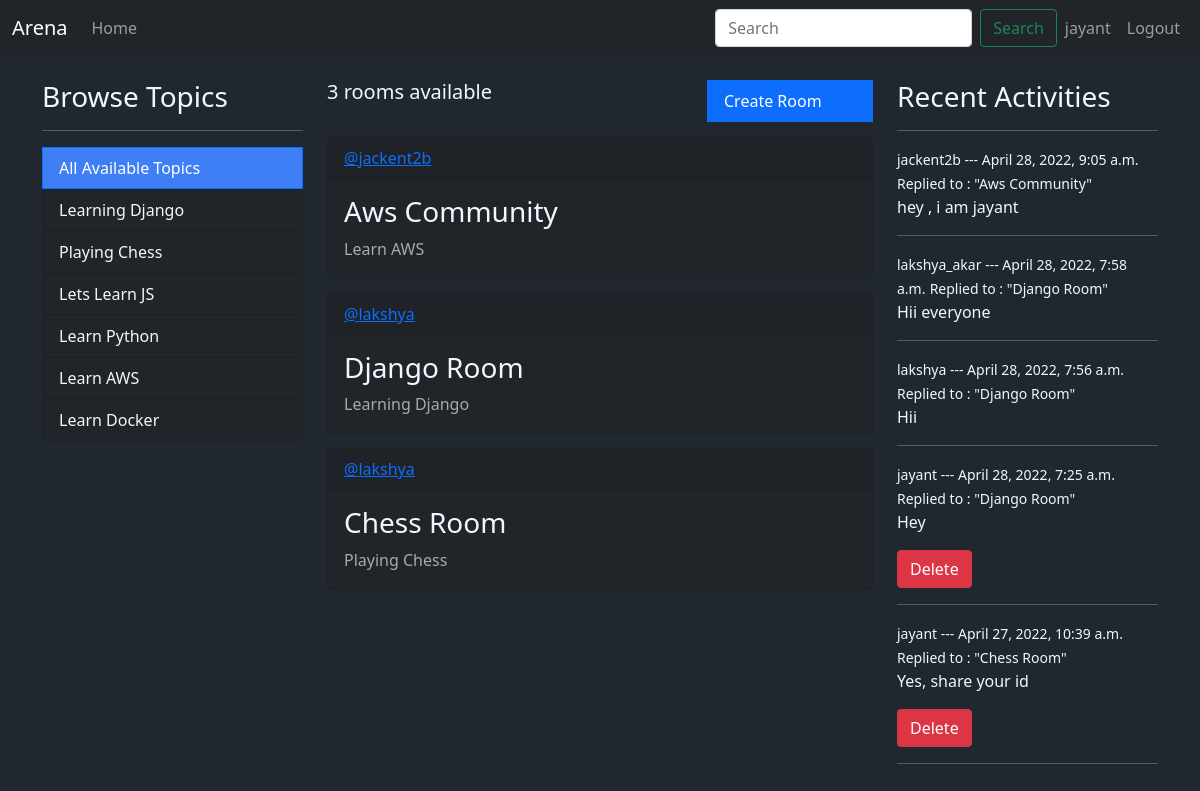
The page / (signed in) on the database as committed earlier.
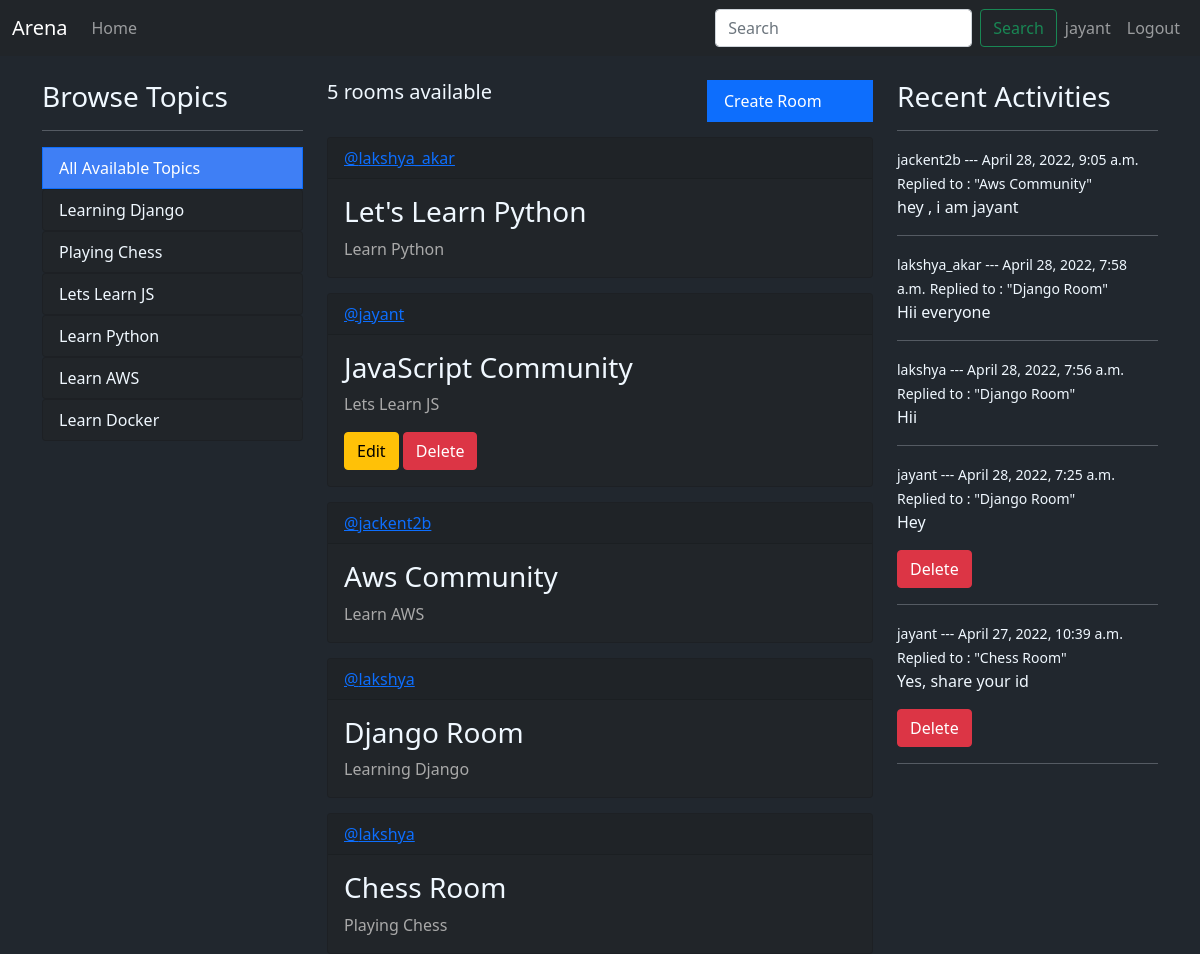
The same page on the database as committed later.
### myapp/models.py (models this page shows, shortened)
class Topic(models.Model):
    name = models.CharField(max_length=100)

class Room(models.Model):
    host =  models.ForeignKey(User, on_delete=models.SET_NULL, null= True)
    topic = models.ForeignKey(Topic, on_delete=models.SET_NULL, null= True)
    name = models.CharField(max_length=100)
    description = models.TextField(null=True, blank=True)
    participants = models.ManyToManyField(User,related_name='participants', blank=True)
    updated = models.DateField(auto_now=True)
    created = models.DateTimeField(auto_now_add=True)
    class Meta:
        ordering = ['-updated','-created']
    def __str__(self):
        return self.name

class Message(models.Model):
    user = models.ForeignKey(User,on_delete=models.CASCADE)
    room = models.ForeignKey(Room,on_delete=models.CASCADE)
    body = models.TextField()
    updated = models.DateField(auto_now=True)
    created = models.DateTimeField(auto_now_add=True)
    class Meta:
        ordering = ['-updated','-created']

### myapp/views.py (the view)
# urls.py: 2. Add a URL to urlpatterns:  path('', views.home, name='home')
def home(request):
    q = request.GET.get('q') if request.GET.get('q') != None else ''
    rooms = Room.objects.filter(
        Q(topic__name__icontains = q) | Q(name__icontains = q) | Q(description__icontains = q)
    )
    topics = Topic.objects.all()
    room_count = rooms.count()
    room_messages = Message.objects.filter(
        Q(room__topic__name__icontains=q))[0:5]
    context = {"rooms":rooms , "topics":topics, "room_count":room_count, 'room_messages': room_messages}
    return render(request, "home.html",context)

### templates/home.html
{% extends 'main.html' %} {%block content%}
<div class="container">
  <div class="row">
    <div class="col-3">{% include 'topics.html' %}</div>
    <div class="col-6">{%include 'feed_component.html'%}</div>
    <div class="col-3">{% include 'activity_component.html' %}</div>
  </div>
</div>
{%endblock content%}

### templates/topics.html
<div>
  <h3>Browse Topics</h3>
  <hr />
  <a
    href="{% url 'home' %}"
    class="list-group-item list-group-item-action active"
    aria-current="true"
    style="background-color:rgb(63, 127, 245)"
  >
    All Available Topics
  </a>
  {% for topic in topics%}
  <div class="list-group">
    <a
      href="{% url 'home' %}?q={{topic.name}}"
      class="list-group-item list-group-item-action"
      style="background-color: #212529; color: aliceblue;"
      >{{topic.name}}</a
    >
  </div>
  {%endfor%}
</div>

### templates/feed_component.html
<div class="row">
  <div class="col-8">
    <h5>{{room_count}} rooms available</h5>
  </div>
  <div class="col-4">
    <a
      href="{% url 'create-room' %}"
      class="list-group-item list-group-item-action active"
      aria-current="true"
    >
      Create Room
    </a>
  </div>
</div>
<div>
  {% for room in rooms%}
  <div class="card" style="margin-top: 15px; background-color: #212529">
    <div class="card-header" style="color: rgb(63, 127, 245)">
      <a href="/user-profile/{{room.host.id}}">@{{room.host.username}}</a>
    </div>
    <div class="card-body">
      <h3 class="card-title">
        <a
          style="text-decoration: none; color: aliceblue"
          href="/room/{{room.id}}"
          >{{room.name}}</a
        >
      </h3>
      <p class="card-text" style="color: darkgray">{{room.topic.name}}</p>
      {% if request.user == room.host %}
      <a href="{% url 'update-room' room.id  %}" class="btn btn-warning">
        Edit</a
      >
      <a href="{% url 'delete-room' room.id %}" class="btn btn-danger"
        >Delete</a
      >
      {%endif%}
    </div>
  </div>
  {% endfor %}
</div>

### templates/activity_component.html
<h3>Recent Activities</h3>
<hr />
{% for message in room_messages %}
<div>
  <small>{{message.user}} --- {{message.created}}</small>
  <small>Replied to : "{{message.room}}"</small>
  <p>{{message.body}}</p>
  {% if request.user == message.user %}
  <a href="{% url 'delete-message' message.id%}" class="btn btn-danger"
    >Delete</a
  >
  {% endif %}
  <hr />
</div>
{% endfor %}

Rows that differ between the two databases and show on the page:
added Room: host.username "lakshya_akar", name "Let's Learn Python", topic.name "Learn Python"
added Room: host.username "jayant", name "JavaScript Community", topic.name "Lets Learn JS", shows "Edit"
Other text that changed with them:
{{ room_count }}: "3" → "5"
